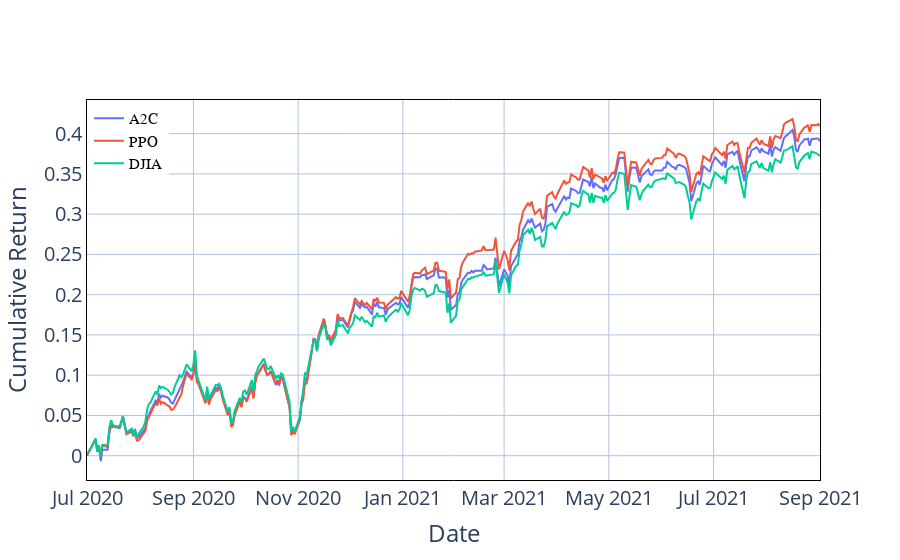

The code cell stored with this chart in its notebook:
### Code cell
fig = go.Figure()
fig.add_trace(trace1_portfolio)
fig.add_trace(trace2_portfolio)

fig.add_trace(trace3_portfolio)

fig.update_layout(
    legend=dict(
        x=0,
        y=1,
        traceorder="normal",
        font=dict(family="sans-serif", size=15, color="black"),
        bgcolor="White",
        bordercolor="white",
        borderwidth=2,
    ),
)
fig.update_layout(
    title={
        #'text': "Cumulative Return using FinRL",
        "y": 0.85,
        "x": 0.5,
        "xanchor": "center",
        "yanchor": "top",
    }
)

fig.update_layout(
    paper_bgcolor="rgba(1,1,0,0)",
    plot_bgcolor="rgba(1, 1, 0, 0)",
    xaxis_title="Date",
    yaxis=dict(titlefont=dict(size=30), title="Cumulative Return"),
    font=dict(
        size=40,
    ),
)
fig.update_layout(font_size=20)
fig.update_traces(line=dict(width=2))

fig.update_xaxes(
    showline=True,
    linecolor="black",
    showgrid=True,
    gridwidth=1,
    gridcolor="LightSteelBlue",
    mirror=True,
)
fig.update_yaxes(
    showline=True,
    linecolor="black",
    showgrid=True,
    gridwidth=1,
    gridcolor="LightSteelBlue",
    mirror=True,
)
fig.update_yaxes(zeroline=True, zerolinewidth=1, zerolinecolor="LightSteelBlue")

fig.show()

### Figure 1 — Plotly figure (JSON) as saved in the notebook; plotly's stock layout.template omitted (floating-point values rounded to 4 significant figures; data arrays with more than 128 entries replaced by an {"elided": "..."} marker saying what was removed)
{"data": [{"line": {"width": 2}, "mode": "lines", "name": "A2C", "type": "scatter", "x": {"elided": "296 str values"}, "y": {"elided": "296 float values"}}, {"line": {"width": 2}, "mode": "lines", "name": "PPO", "type": "scatter", "x": {"elided": "296 str values"}, "y": {"elided": "296 float values"}}, {"line": {"width": 2}, "mode": "lines", "name": "DJIA", "type": "scatter", "x": {"elided": "296 str values"}, "y": {"elided": "296 float values"}}], "layout": {"font": {"size": 20}, "legend": {"bgcolor": "White", "bordercolor": "white", "borderwidth": 2, "font": {"color": "black", "family": "sans-serif", "size": 15}, "traceorder": "normal", "x": 0, "y": 1}, "paper_bgcolor": "rgba(1,1,0,0)", "plot_bgcolor": "rgba(1, 1, 0, 0)", "title": {"x": 0.5, "xanchor": "center", "y": 0.85, "yanchor": "top"}, "xaxis": {"gridcolor": "LightSteelBlue", "gridwidth": 1, "linecolor": "black", "mirror": true, "showgrid": true, "showline": true, "title": {"text": "Date"}}, "yaxis": {"gridcolor": "LightSteelBlue", "gridwidth": 1, "linecolor": "black", "mirror": true, "showgrid": true, "showline": true, "title": {"text": "Cumulative Return"}, "zeroline": true, "zerolinecolor": "LightSteelBlue", "zerolinewidth": 1}}}
